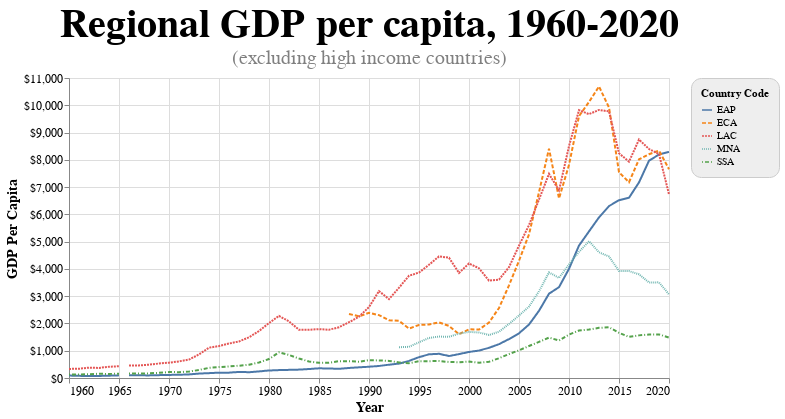

The notebook cell saved with this chart:
### Markdown cell above
### 7.4 Add title, subtitle, format axis labels, change height and width, format legend

See [altair.Chart](https://altair-viz.github.io/user_guide/generated/toplevel/altair.Chart.html), [marks](https://altair-viz.github.io/user_guide/marks.html), [altair.chart.encode](https://altair-viz.github.io/user_guide/generated/toplevel/altair.Chart.html?highlight=encode#altair.Chart.encode), [altair.chart.properties](https://altair-viz.github.io/user_guide/generated/toplevel/altair.Chart.html?highlight=properties#altair.Chart.properties)

### Code cell
# See https://altair-viz.github.io/user_guide/configuration.html#config-title
#     https://altair-viz.github.io/user_guide/configuration.html#legend-configuration
#     https://altair-viz.github.io/user_guide/configuration.html#axis-configuration

alt.Chart(dev_groups_gdp_year).mark_line().encode(
    x=alt.X('Year:T', axis=alt.Axis(format='%Y')),
    y=alt.Y('GDP Per Capita:Q', axis=alt.Axis(format='$,r')),
    color='Country Code',
    strokeDash='Country Code'
).properties(
    height=300,
    width=600,
    title={
      'text': 'Regional GDP per capita, 1960-2020',
      # 'color': 'black',
      # 'fontSize': 24,
      'subtitle': '(excluding high income countries)',
      # 'subtitleColor': 'grey',
      # 'subtitleFontSize': 20
    }
).configure_axis(
    labelFontSize=12,
    titleFontSize=14
).configure_legend(
    fillColor='#EEEEEE',
    strokeColor='#CCCCCC',
    padding=10,
    cornerRadius=10,
    # orient='top-right'
).configure_title(
    color='black',
    fontSize=40,
    subtitleColor='grey',
    subtitleFontSize=20
)

### Figure 1 — Vega-Lite specification as saved in the notebook (floating-point values rounded to 4 significant figures; data arrays with more than 128 entries replaced by an {"elided": "..."} marker saying what was removed)
{"config": {"view": {"continuousWidth": 400, "continuousHeight": 300}, "axis": {"labelFontSize": 12, "titleFontSize": 14}, "legend": {"cornerRadius": 10, "fillColor": "#EEEEEE", "padding": 10, "strokeColor": "#CCCCCC"}, "title": {"color": "black", "fontSize": 40, "subtitleColor": "grey", "subtitleFontSize": 20}}, "data": {"name": "data-2410a8342a1dbe2e2dbb378b7d683af4"}, "mark": "line", "encoding": {"color": {"type": "nominal", "field": "Country Code"}, "strokeDash": {"type": "nominal", "field": "Country Code"}, "x": {"type": "temporal", "axis": {"format": "%Y"}, "field": "Year"}, "y": {"type": "quantitative", "axis": {"format": "$,r"}, "field": "GDP Per Capita"}}, "height": 300, "title": {"text": "Regional GDP per capita, 1960-2020", "subtitle": "(excluding high income countries)"}, "width": 600, "$schema": "https://vega.github.io/schema/vega-lite/v4.8.1.json", "datasets": {"data-2410a8342a1dbe2e2dbb378b7d683af4": {"elided": "325 records"}}}
